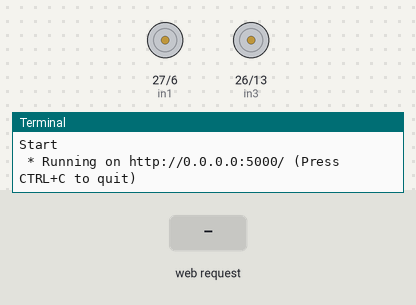
The program below on a simulated Raspberry Pi (BCM pin numbers). Parts: motor-driver pin pairs drawn as motors (green arrow = first pin HIGH = forward, orange = second pin HIGH = backward, longer = more drive, scaled by the enable pin), the last lines printed to the terminal. Inputs (shaded band) come from the test bench. The clock reads 2024-03-15 10:24:30 at power-on unless the program sets it.

Above: at 13.2 s.
13.3 s: HTTP request for /left_side received
At 13.7 s:
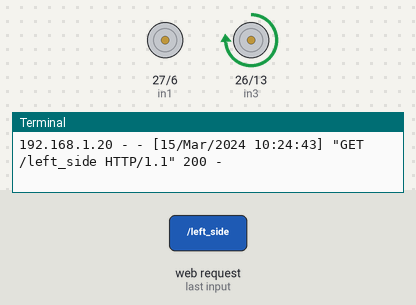
14.8 s: HTTP request for /right_side received
At 16.0 s:
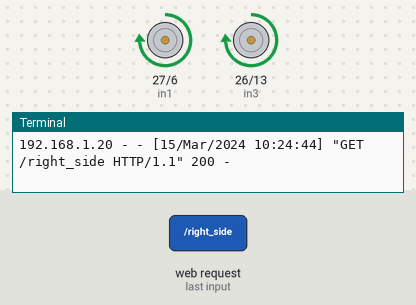
16.3 s: HTTP request for /down_side received
At 17.2 s:
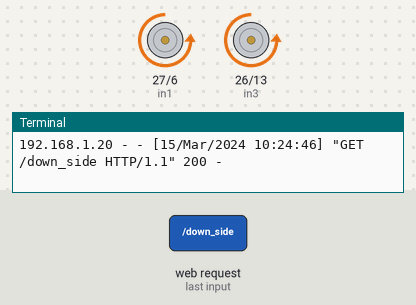
17.8 s: HTTP request for /stop received
At 18.4 s:
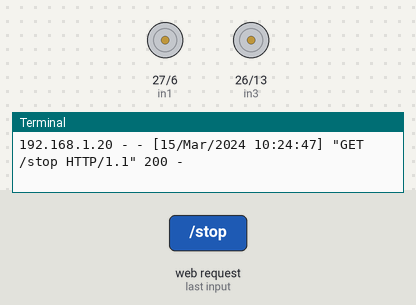
19.3 s: HTTP request for /right_side received
At 20.7 s:
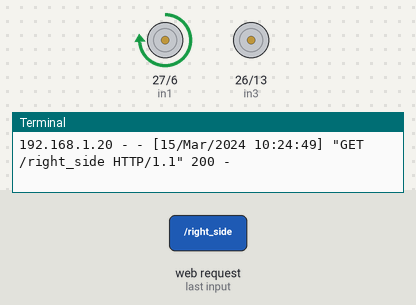
Timing chart, 0 to 21.8 s (numbered marks = the images above; inputs shaded):
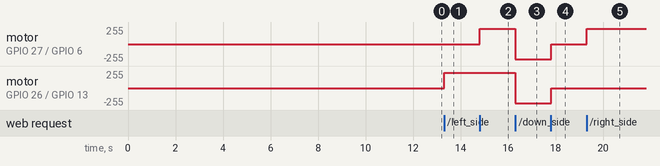

The program:

finale.py
```python
from flask import Flask, request, render_template, redirect, url_for, jsonify
import RPi.GPIO as GPIO
from time import sleep
import time


GPIO.setmode(GPIO.BCM)
GPIO.setwarnings(False)

in1 = 27
in2 =6
en = 22
temp1=1

in3 = 26
in4 = 13
enb = 19

global sensor
sensor=23

triggerPin = 4
echoPin = 17

GPIO.setup(triggerPin,GPIO.OUT)
GPIO.setup(echoPin,GPIO.IN)

GPIO.setup(in1,GPIO.OUT)
GPIO.setup(in2,GPIO.OUT)
GPIO.setup(en,GPIO.OUT)

GPIO.setup(in3,GPIO.OUT)
GPIO.setup(in4,GPIO.OUT)
GPIO.setup(enb,GPIO.OUT)


GPIO.setup(sensor,GPIO.IN)

GPIO.output(in1,GPIO.LOW)
GPIO.output(in2,GPIO.LOW)

global p1
p1=GPIO.PWM(en,1000)
GPIO.output(in3,GPIO.LOW	)
GPIO.output(in4,GPIO.LOW)
global p2
p2=GPIO.PWM(enb,1000)


p1.start(25)
p2.start(25)
print("Initializing sensors")
time.sleep(12)
print("Waitng For Sensors To be ready")


app = Flask(__name__)

@app.route("/")
def index():
     return render_template('robo.html')

@app.route('/pirlistening', methods = ['GET','POST'])
def pirlistening():
    global distance
    distance = 0
    while True:
	GPIO.output(triggerPin, False)
        time.sleep(2)
	GPIO.output(triggerPin, True)
        time.sleep(0.00001)
        GPIO.output(triggerPin, False)

	while GPIO.input(echoPin)==0:
            pulseStart = time.time()

        while GPIO.input(echoPin)==1:
            pulseEnd = time.time()

        pulseDuration = pulseEnd - pulseStart

        distance = round(pulseDuration * 17150 , 2)

	print(distance)

    	if GPIO.input(sensor):
        	time.sleep(0.2)
		return jsonify({'mstatus':1,'distance':distance})
    	else:
        	time.sleep(0.2)
		return jsonify({'mstatus':0,'distance':distance})                           #Delay of 2 seconds


@app.route('/left_side')
def left_side():
    p1.ChangeDutyCycle(90)
    p2.ChangeDutyCycle(90)
    GPIO.output(in3,GPIO.HIGH)
    GPIO.output(in4,GPIO.LOW)
    return 'true'


@app.route('/right_side')
def right_side():
    p1.ChangeDutyCycle(90)
    p2.ChangeDutyCycle(90)
    GPIO.output(in1,GPIO.HIGH)
    GPIO.output(in2,GPIO.LOW)
    return 'true'


@app.route('/up_side')
def up_side():
   print("forward")
   p1.ChangeDutyCycle(90)
   p2.ChangeDutyCycle(90)
   GPIO.output(in1,GPIO.HIGH)
   GPIO.output(in2,GPIO.LOW)
   GPIO.output(in3,GPIO.HIGH)
   GPIO.output(in4,GPIO.LOW)
   return 'true'

@app.route('/down_side')
def down_side():
   p1.ChangeDutyCycle(90)
   p2.ChangeDutyCycle(90)
   GPIO.output(in1,GPIO.LOW)
   GPIO.output(in2,GPIO.HIGH)
   GPIO.output(in3,GPIO.LOW)
   GPIO.output(in4,GPIO.HIGH)
   return 'true'


@app.route('/stop')
def stop():
   p1.ChangeDutyCycle(0)
   p2.ChangeDutyCycle(0)
   GPIO.output(in1,GPIO.LOW)
   GPIO.output(in2,GPIO.LOW)
   GPIO.output(in3,GPIO.LOW)
   GPIO.output(in4,GPIO.LOW)
   return 'true'

if __name__ == "__main__":
 print("Start")
 app.run(host='0.0.0.0',port=5000)
```

Measured:
- after the input at 13.3 s, motor on GPIO 26 (in3) / GPIO 13 (in4): stopped → forward 230/255 at once
- after the input at 14.8 s, motor on GPIO 27 (in1) / GPIO 6 (in2): stopped → forward 230/255 at once
- after the input at 16.3 s, motor on GPIO 27 (in1) / GPIO 6 (in2), motor on GPIO 26 (in3) / GPIO 13 (in4): forward 230/255 → backward 230/255 at once
- after the input at 17.8 s, motor on GPIO 27 (in1) / GPIO 6 (in2), motor on GPIO 26 (in3) / GPIO 13 (in4): backward 230/255 → stopped at once
- after the input at 19.3 s, motor on GPIO 27 (in1) / GPIO 6 (in2): stopped → forward 230/255 at once
